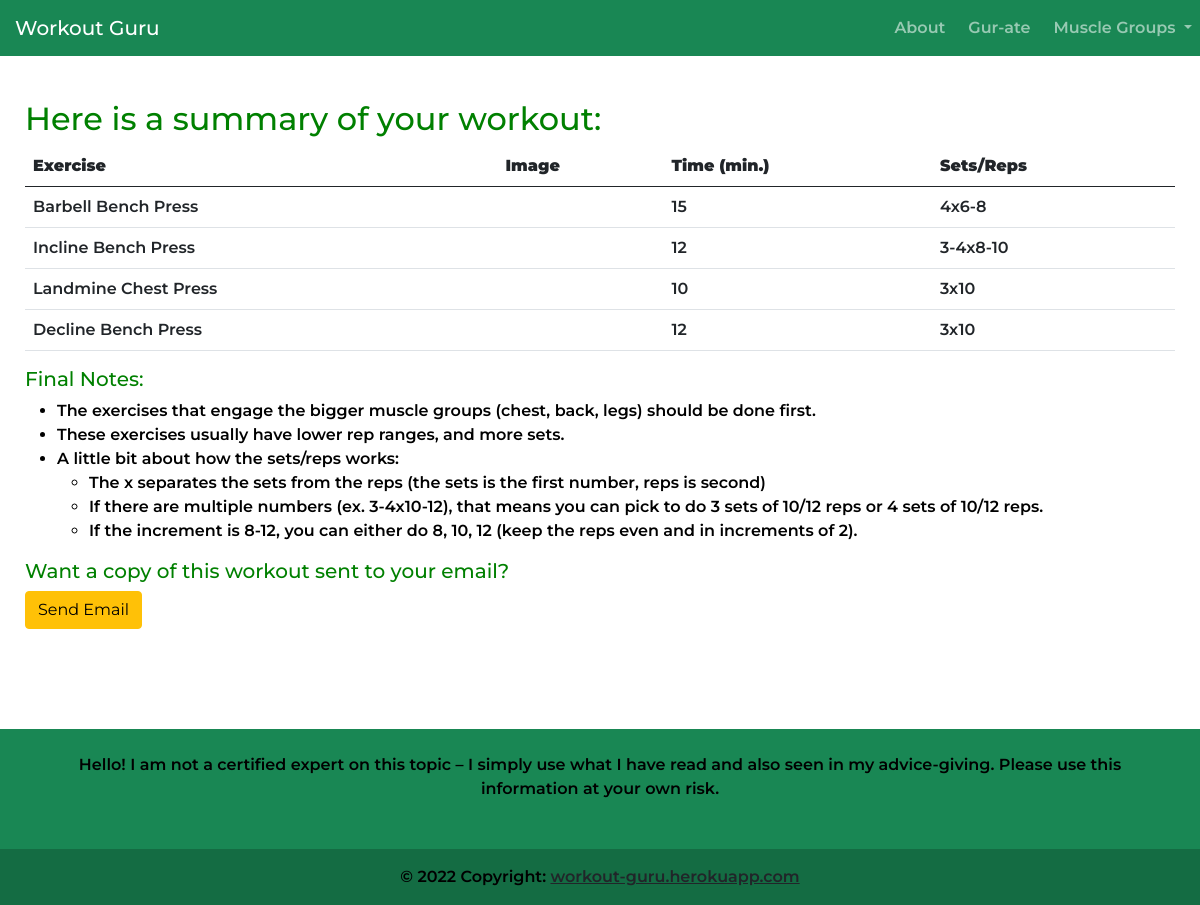
The page /display/ (signed in) on the database as committed earlier.
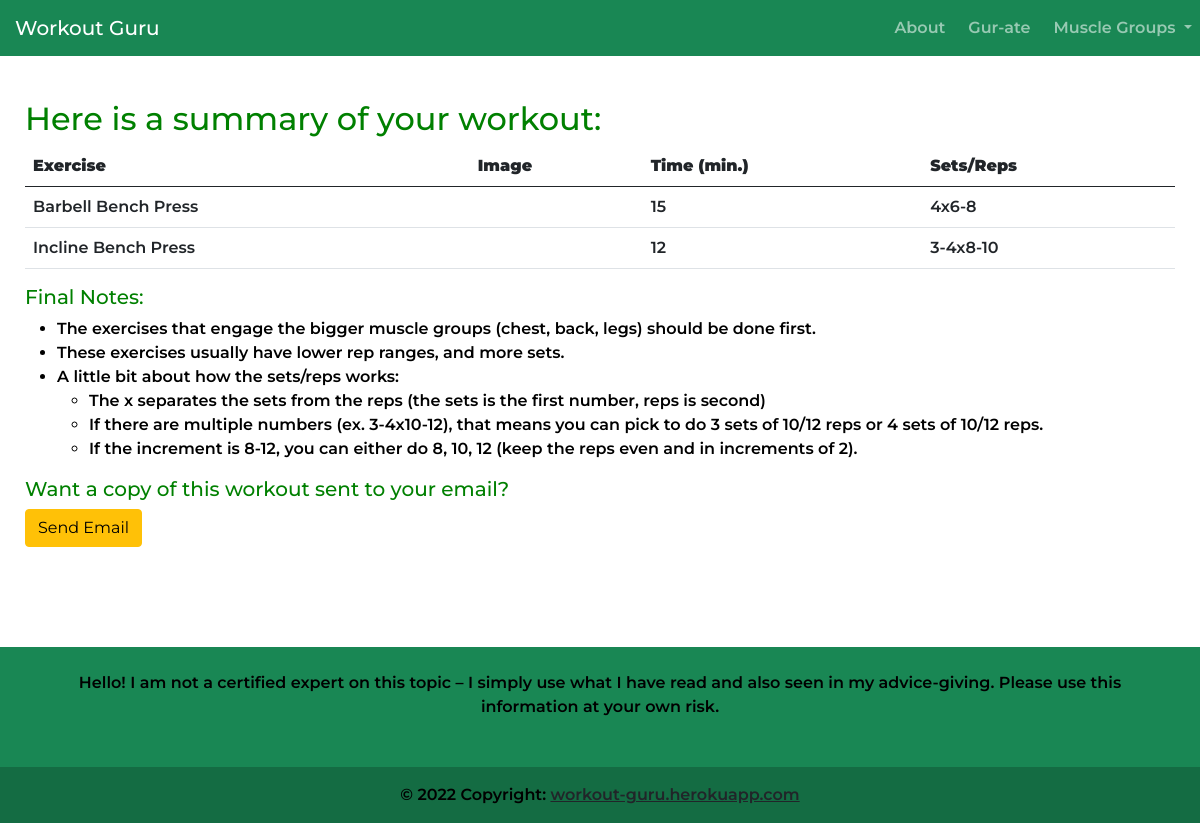
The same page on the database as committed later.
### main/models.py (models this page shows, shortened)
class Exercises(models.Model):
    email = models.EmailField(null=True, blank=True)
    musclegroup = models.ForeignKey(MuscleGroups, on_delete=models.CASCADE)
    name = models.CharField(max_length=300)
    time = models.PositiveSmallIntegerField()
    image = models.ImageField(
        upload_to='media/', default='default.jpeg')
    reps = models.CharField(max_length=200)
    selected = models.BooleanField()

### main/views.py (the view, shortened to what this page needs)
# urls.py: path('display/', views.display),
def display(response):
    return render(response, 'main/display.html', {'selected': Exercises.objects.filter(email=response.user, selected=True)})

### account/models.py (called while the page is built)
    def __str__(self):
        return self.email

### templates/main/display.html (shortened to what this page needs)
{% extends 'main/base.html' %}
{% block content %}
<div class="display">
  <h2>Here is a summary of your workout:</h2>
  <table class="table table-hover">
      <thead>
        <tr>
          <th scope="col"><b>Exercise</b></th>
          <th scope="col"><b>Image</b></th>
          <th scope="col"><b>Time (min.)</b></th>
          <th scope="col"><b>Sets/Reps</b></th>
        </tr>
      </thead>
      <tbody>
          {% for exercise in selected %}
          <tr>
              <td>{{exercise.name}}</td>
              <td><img src="{{exercise.image.url}}" alt="" style="max-height: 100px;"></td>
              <td>{{exercise.time}}</td>
              <td>{{exercise.reps}}</td>
          </tr>
          {% endfor %}
      </tbody>
    </table>
  <div class="final-notes">
    <h5>Final Notes:</h5>
      <ul>
        <li>The exercises that engage the bigger muscle groups (chest, back, legs) should be done first.</li>
        <li>These exercises usually have lower rep ranges, and more sets.</li>
        <li>A little bit about how the sets/reps works:
            <ul>
              <li>The x separates the sets from the reps (the sets is the first number, reps is second)</li>
              <li>If there are multiple numbers (ex. 3-4x10-12), that means you can pick to do 3 sets of 10/12 reps or 4 sets of 10/12 reps.</li>
              <li>If the increment is 8-12, you can either do 8, 10, 12 (keep the reps even and in increments of 2).</li>
          </ul>
        </li>
    </ul>
  </div>
  <div>
    <h5>Want a copy of this workout sent to your email?</h5>
    <form action="" method="POST" class="sendemail">
    <button type="submit", name="email", value="email", class="btn btn-warning" onclick="send()">Send Email</button>
    </form>
  </div>
</div>
{% endblock %}

### templates/main/base.html (shortened to what this page needs)
{% load static %}
<!DOCTYPE html>
<html lang="en">
<head>
    <link
      href="https://cdn.jsdelivr.net/npm/bootstrap@5.0.2/dist/css/bootstrap.min.css"
      rel="stylesheet"
    />
</head>
<body style="font-weight: 525; font-family: Montserrat, sans-serif; color: green;">
    <nav class="navbar fixed-top navbar-expand-md navbar-dark bg-success">
        <a href="/" class="navbar-brand mb-0 h1" style="margin-left: 15px"
          >Workout Guru</a
        >
        <div class="collapse navbar-collapse justify-content-end" id="navbarNav">
          <ul class="navbar-nav">
            <li class="nav-item">
              <a href="/about/" class="nav-link" style="padding-left: 15px;"> About </a>
            </li>
            <li class="nav-item">
              <a href="/gurate/" class="nav-link" style="padding-left: 15px;"> Gur-ate </a>
            </li>
            <li class="nav-item dropdown">
              <a
                href="#"
                class="nav-link dropdown-toggle"
                id="navbarDropdown"
                role="button"
                data-bs-toggle="dropdown"
                aria-expanded="false"
                style="padding-left: 15px;"
              >
                Muscle Groups
              </a>
            </li>
          </ul>
        </div>
      </nav>
    <div class="content">
        {% block content %}
        {% endblock %}
    </div>
  <footer class="bg-success text-center">
    <div class="container p-4">
      <section class="mb-4">
        <p>
          Hello! I am not a certified expert on this topic – I simply use what I have read and also seen in my advice-giving. Please use this information at your own risk.
        </p>
      </section>
    </div>
    <div class="text-center p-3" style="background-color: rgba(0, 0, 0, 0.2); color: black;">
      © 2022 Copyright:
      <a class="text-dark" href="https://workout-guru.herokuapp.com/">workout-guru.herokuapp.com</a>
    </div>
  </footer>
</body>
</html>

### templates/main/base.html (style rules this page uses)
p { color: black; }
.container { text-align: center; padding-top: 100px; }
button { padding: 100px; }
form { padding-left: max(25px, 10%); padding-right: max(25px, 10%); }
.sendemail { padding: 0px; }
.display { padding: 100px 25px; }
li { color: black; }

Rows that differ between the two databases and show on the page:
removed Exercises: name "Landmine Chest Press", time "10", reps "3x10"
removed Exercises: name "Decline Bench Press", time "12", reps "3x10"
